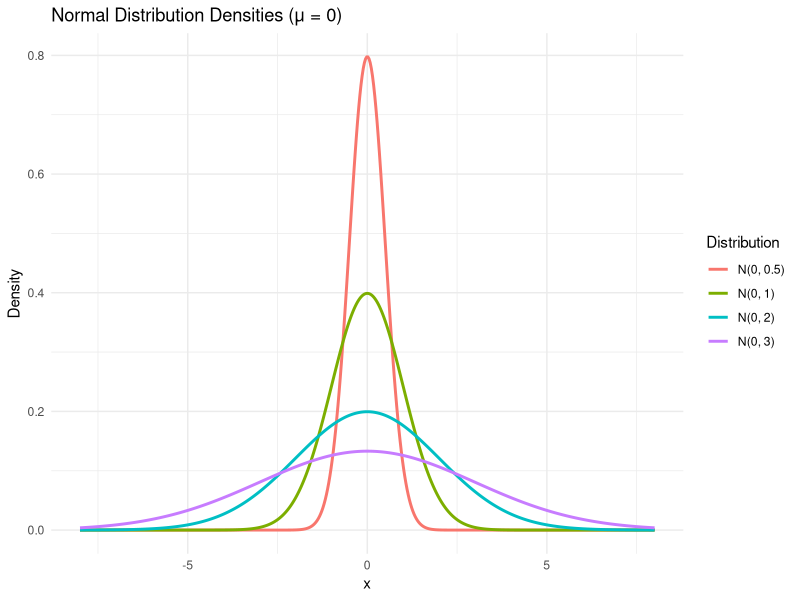
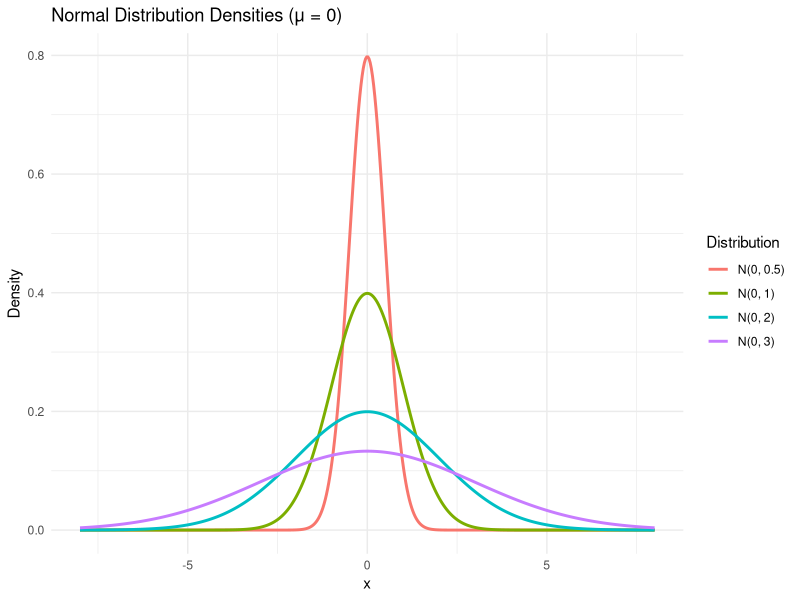

Write R code to recreate these figures, in order.
library(tidyverse)

# Parameter values (mean = 0, varying sd)
sigmas <- c(0.5, 1, 2, 3)

norm_df <- tibble(sigma = sigmas) |>
  mutate(label = paste0("N(0, ", sigma, ")")) |>
  crossing(x = seq(-8, 8, length.out = 500)) |>
  mutate(density = dnorm(x, mean = 0, sd = sigma))

# Plot
p <- ggplot(norm_df, aes(x = x, y = density, color = label)) +
  geom_line(linewidth = 1) +
  labs(
    title = "Normal Distribution Densities (μ = 0)",
    x = "x",
    y = "Density",
    color = "Distribution"
  ) +
  theme_minimal()

print(p)

# Save as PNG
ggsave("normal_densities.png", plot = p, width = 7, height = 5, dpi = 300)
